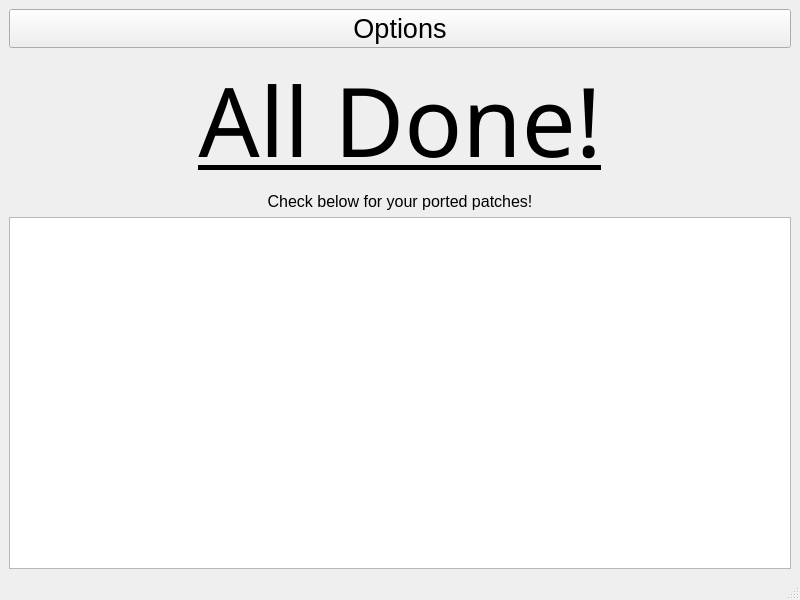
<?xml version="1.0" encoding="UTF-8"?>
<ui version="4.0">
 <class>MainWindow</class>
 <widget class="QMainWindow" name="MainWindow">
  <property name="geometry">
   <rect>
    <x>0</x>
    <y>0</y>
    <width>800</width>
    <height>600</height>
   </rect>
  </property>
  <property name="windowTitle">
   <string>findBytes GUI</string>
  </property>
  <widget class="QWidget" name="centralwidget">
   <layout class="QVBoxLayout" name="verticalLayout">
    <item>
     <widget class="QPushButton" name="options">
      <property name="font">
       <font>
        <pointsize>20</pointsize>
       </font>
      </property>
      <property name="text">
       <string>Options</string>
      </property>
     </widget>
    </item>
    <item>
     <widget class="QLabel" name="label">
      <property name="font">
       <font>
        <family>Ink Free</family>
        <pointsize>72</pointsize>
        <underline>true</underline>
       </font>
      </property>
      <property name="text">
       <string>All Done!</string>
      </property>
      <property name="alignment">
       <set>Qt::AlignCenter</set>
      </property>
     </widget>
    </item>
    <item>
     <widget class="QLabel" name="label_2">
      <property name="font">
       <font>
        <pointsize>12</pointsize>
       </font>
      </property>
      <property name="text">
       <string>Check below for your ported patches!</string>
      </property>
      <property name="alignment">
       <set>Qt::AlignCenter</set>
      </property>
     </widget>
    </item>
    <item>
     <widget class="QPlainTextEdit" name="userNewPatches">
      <property name="font">
       <font>
        <pointsize>16</pointsize>
       </font>
      </property>
      <property name="readOnly">
       <bool>true</bool>
      </property>
      <property name="plainText">
       <string/>
      </property>
     </widget>
    </item>
   </layout>
  </widget>
  <widget class="QMenuBar" name="menubar">
   <property name="geometry">
    <rect>
     <x>0</x>
     <y>0</y>
     <width>800</width>
     <height>18</height>
    </rect>
   </property>
  </widget>
  <widget class="QStatusBar" name="statusbar"/>
 </widget>
 <resources/>
 <connections/>
</ui>
